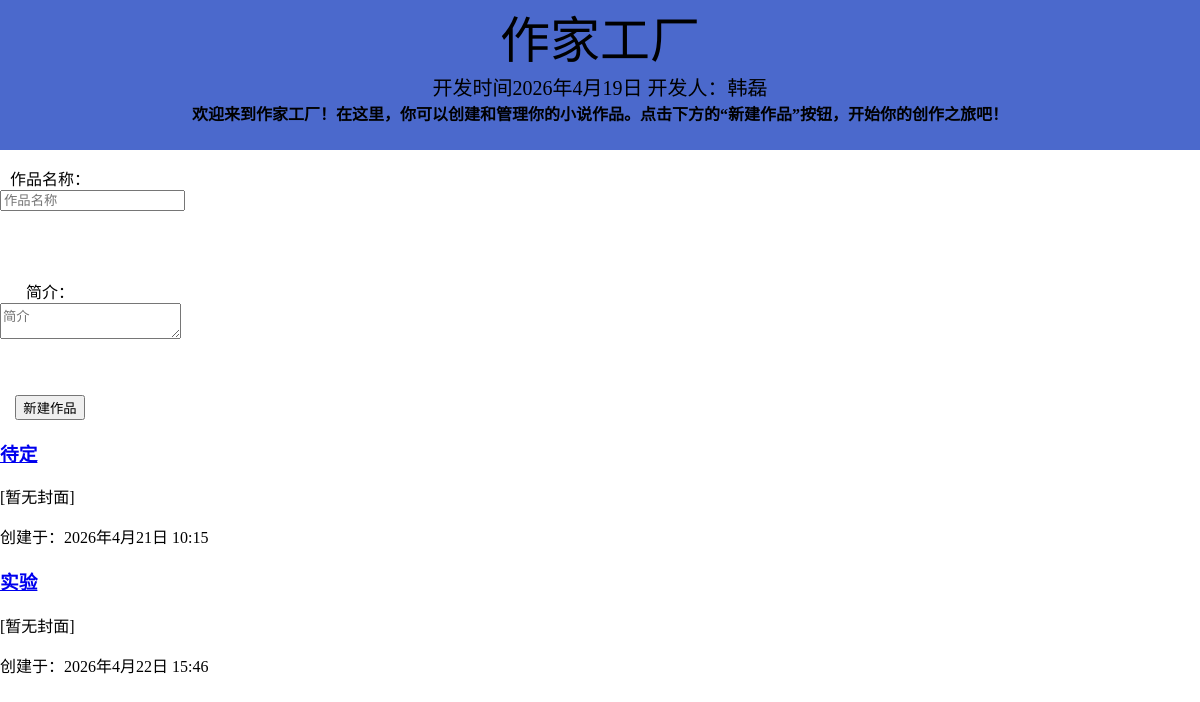
Before: / with the older database file.
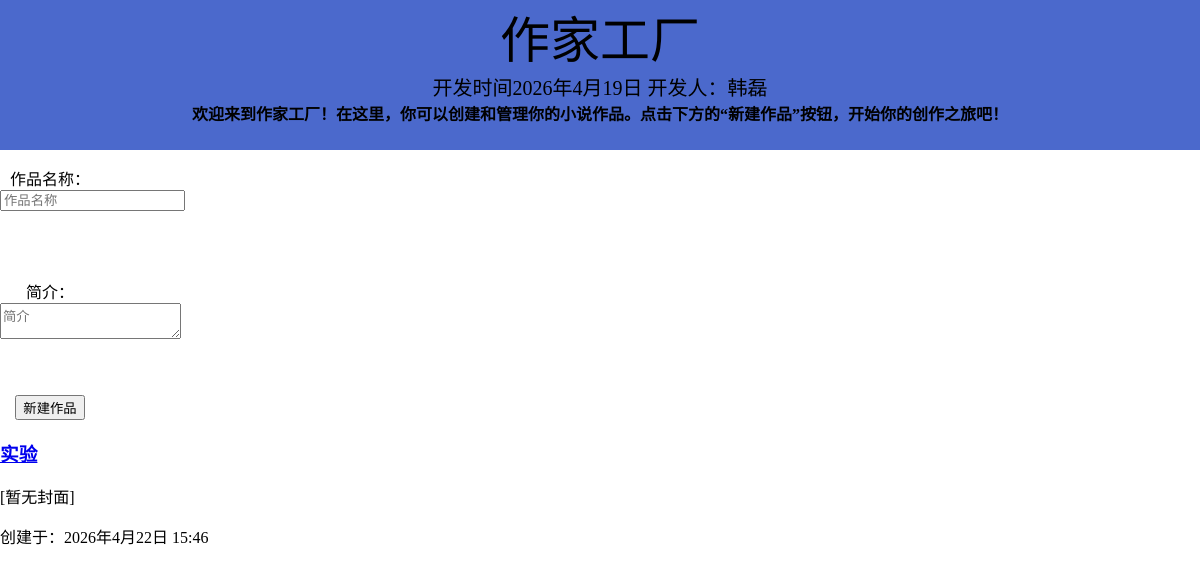
After: the same page with the newer database file.
### chapters/models.py (models this page shows, shortened)
class Work(models.Model):
    title = models.CharField(max_length=200, verbose_name='作品名称')               # 作品名称
    created_at = models.DateTimeField(auto_now_add=True, verbose_name='创建时间')
    description = models.TextField(blank=True, verbose_name='作品简介')
    cover_image = models.CharField(
        max_length=200,
        blank=True,
        null=True,
        verbose_name='封面图路径'
    )                                                # 封面图路径

### chapters/views.py (the view)
# urls.py: path('', work_list, name='work_list'),
def work_list(request):
    if request.method == 'POST':
        title = request.POST.get('title')
        description = request.POST.get('description')
        if title:  # 至少标题不为空
            Work.objects.create(title=title, description=description)
        return redirect('work_list')
    works = Work.objects.all()
    return render(request, 'chapters/work_list.html', {'works': works})

### chapters/templates/chapters/work_list.html (shortened to what this page needs)
{% load static %}
<!DOCTYPE html>
<html lang="zh-CN">
<head>
    <link rel="stylesheet" href="{% static 'chapters/work_list.css' %}">
</head>
<body class="body">
    <div class="header">
        <p1>作家工厂</p1><br>
        <p2>开发时间2026年4月19日 开发人：韩磊</p2><br>
        <strong><p3>欢迎来到作家工厂！在这里，你可以创建和管理你的小说作品。点击下方的“新建作品”按钮，开始你的创作之旅吧！</p3></strong>
    </div>
    <div class="bodier">
        <form method="post" action="">
                <p>作品名称：<input type="text" name="title" placeholder="作品名称"></p><br><br>
                <p>简介：<textarea name="description" id="" placeholder="简介"></textarea></p><br><br>
                <button >新建作品</button>
        </form>
    </div>
    {% if works %}
        {% for work in works %}
            <div>
                <h3><a href="{% url 'work_detail' work.id %}">{{ work.title }}</a></h3>
                    {% if work.cover_image %}
                        <img src="{{ work.cover_image }}" alt="封面" style="max-width:100px;">
                    {% else %}
                        <p>[暂无封面]</p>
                    {% endif %}
                        <p>创建于：{{ work.created_at }}</p>
            </div>
        {% endfor %}
    {% else %}
        <p>暂无作品，请新建。</p>
        <button>新建</button>
    {% endif %}
</body>
</html>

### chapters/static/chapters/work_list.css (style rules this page uses)
body { width: 100%; margin: 0px; }
.header { width: 100%; height: 150px; border: #446bed; background-color: #4b69cc; text-align: center; }
.header p1 { font-size: 50px; width: 100%; margin: 0px; text-align: center; }
.header p2 { font-size: 20px; width: 100%; margin: 0px; text-align: center; }
.bodier { width: 100px; text-align: center; background-color: #ffffff; }

Changed rows visible on the page:
removed Work: title "待定", shows "[暂无封面]", created_at "2026年4月21日 10:15"
